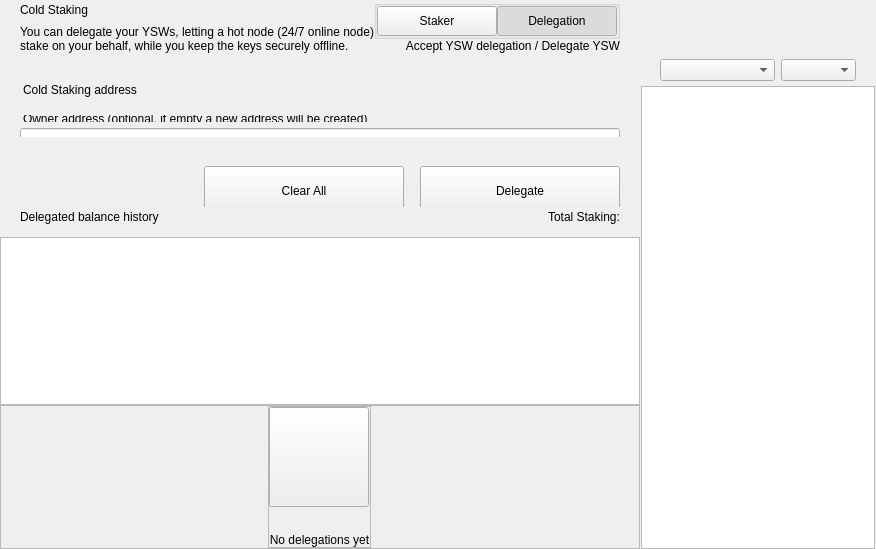
<?xml version="1.0" encoding="UTF-8"?>
<ui version="4.0">
 <class>ColdStakingWidget</class>
 <widget class="QWidget" name="ColdStakingWidget">
  <property name="geometry">
   <rect>
    <x>0</x>
    <y>0</y>
    <width>629</width>
    <height>549</height>
   </rect>
  </property>
  <property name="windowTitle">
   <string>Form</string>
  </property>
  <layout class="QHBoxLayout" name="horizontalLayout_1" stretch="2,1">
   <property name="spacing">
    <number>0</number>
   </property>
   <property name="leftMargin">
    <number>0</number>
   </property>
   <property name="topMargin">
    <number>0</number>
   </property>
   <property name="rightMargin">
    <number>0</number>
   </property>
   <property name="bottomMargin">
    <number>0</number>
   </property>
   <item>
    <widget class="QWidget" name="left" native="true">
     <layout class="QVBoxLayout" name="verticalLayout_3">
      <property name="leftMargin">
       <number>0</number>
      </property>
      <property name="topMargin">
       <number>0</number>
      </property>
      <property name="rightMargin">
       <number>0</number>
      </property>
      <property name="bottomMargin">
       <number>0</number>
      </property>
      <item>
       <layout class="QVBoxLayout" name="verticalLayout_2">
        <property name="spacing">
         <number>0</number>
        </property>
        <item>
         <layout class="QVBoxLayout" name="verticalLayoutTop">
          <property name="spacing">
           <number>0</number>
          </property>
          <property name="leftMargin">
           <number>0</number>
          </property>
          <property name="rightMargin">
           <number>0</number>
          </property>
          <item>
           <widget class="QWidget" name="containerTitle" native="true">
            <property name="sizePolicy">
             <sizepolicy hsizetype="Preferred" vsizetype="Minimum">
              <horstretch>0</horstretch>
              <verstretch>0</verstretch>
             </sizepolicy>
            </property>
            <property name="maximumSize">
             <size>
              <width>16777215</width>
              <height>100</height>
             </size>
            </property>
            <layout class="QHBoxLayout" name="containerTitleLayout">
             <property name="spacing">
              <number>0</number>
             </property>
             <property name="leftMargin">
              <number>20</number>
             </property>
             <property name="topMargin">
              <number>0</number>
             </property>
             <property name="rightMargin">
              <number>20</number>
             </property>
             <property name="bottomMargin">
              <number>0</number>
             </property>
             <item>
              <layout class="QVBoxLayout" name="verticalLayout11">
               <property name="spacing">
                <number>5</number>
               </property>
               <item>
                <widget class="QLabel" name="labelTitle">
                 <property name="text">
                  <string>Cold Staking</string>
                 </property>
                </widget>
               </item>
               <item>
                <widget class="QLabel" name="labelSubtitle1">
                 <property name="maximumSize">
                  <size>
                   <width>16777215</width>
                   <height>16777215</height>
                  </size>
                 </property>
                 <property name="text">
                  <string>You can delegate your YSWs, letting a hot node (24/7 online node)
stake on your behalf, while you keep the keys securely offline.</string>
                 </property>
                </widget>
               </item>
              </layout>
             </item>
             <item>
              <spacer name="horizontalSpacer">
               <property name="orientation">
                <enum>Qt::Horizontal</enum>
               </property>
               <property name="sizeHint" stdset="0">
                <size>
                 <width>40</width>
                 <height>20</height>
                </size>
               </property>
              </spacer>
             </item>
             <item>
              <widget class="QWidget" name="containerViewPrivacyChecks" native="true">
               <layout class="QVBoxLayout" name="containerPrivacyChecks">
                <property name="spacing">
                 <number>0</number>
                </property>
                <property name="leftMargin">
                 <number>0</number>
                </property>
                <property name="topMargin">
                 <number>0</number>
                </property>
                <property name="rightMargin">
                 <number>0</number>
                </property>
                <property name="bottomMargin">
                 <number>0</number>
                </property>
                <item alignment="Qt::AlignHCenter|Qt::AlignVCenter">
                 <widget class="QGroupBox" name="groupBox">
                  <property name="title">
                   <string/>
                  </property>
                  <layout class="QHBoxLayout" name="horizontalLayout_2_1">
                   <property name="spacing">
                    <number>0</number>
                   </property>
                   <property name="leftMargin">
                    <number>0</number>
                   </property>
                   <property name="topMargin">
                    <number>0</number>
                   </property>
                   <property name="rightMargin">
                    <number>0</number>
                   </property>
                   <property name="bottomMargin">
                    <number>0</number>
                   </property>
                   <item>
                    <widget class="QPushButton" name="pushLeft">
                     <property name="minimumSize">
                      <size>
                       <width>120</width>
                       <height>30</height>
                      </size>
                     </property>
                     <property name="maximumSize">
                      <size>
                       <width>120</width>
                       <height>30</height>
                      </size>
                     </property>
                     <property name="focusPolicy">
                      <enum>Qt::NoFocus</enum>
                     </property>
                     <property name="text">
                      <string>Staker</string>
                     </property>
                     <property name="checkable">
                      <bool>true</bool>
                     </property>
                     <property name="autoExclusive">
                      <bool>true</bool>
                     </property>
                    </widget>
                   </item>
                   <item>
                    <widget class="QPushButton" name="pushRight">
                     <property name="minimumSize">
                      <size>
                       <width>120</width>
                       <height>30</height>
                      </size>
                     </property>
                     <property name="maximumSize">
                      <size>
                       <width>120</width>
                       <height>30</height>
                      </size>
                     </property>
                     <property name="focusPolicy">
                      <enum>Qt::NoFocus</enum>
                     </property>
                     <property name="text">
                      <string>Delegation</string>
                     </property>
                     <property name="checkable">
                      <bool>true</bool>
                     </property>
                     <property name="checked">
                      <bool>true</bool>
                     </property>
                     <property name="autoExclusive">
                      <bool>true</bool>
                     </property>
                    </widget>
                   </item>
                  </layout>
                 </widget>
                </item>
                <item alignment="Qt::AlignTop">
                 <widget class="QLabel" name="labelSubtitle2">
                  <property name="text">
                   <string>Accept YSW delegation / Delegate YSW</string>
                  </property>
                  <property name="alignment">
                   <set>Qt::AlignRight|Qt::AlignTrailing|Qt::AlignVCenter</set>
                  </property>
                 </widget>
                </item>
               </layout>
              </widget>
             </item>
            </layout>
           </widget>
          </item>
          <item>
           <spacer name="verticalSpacer_2">
            <property name="orientation">
             <enum>Qt::Vertical</enum>
            </property>
            <property name="sizeType">
             <enum>QSizePolicy::Fixed</enum>
            </property>
            <property name="sizeHint" stdset="0">
             <size>
              <width>20</width>
              <height>30</height>
             </size>
            </property>
           </spacer>
          </item>
          <item>
           <widget class="QWidget" name="containerSend" native="true">
            <property name="minimumSize">
             <size>
              <width>0</width>
              <height>50</height>
             </size>
            </property>
            <layout class="QVBoxLayout" name="containerSendRow">
             <property name="spacing">
              <number>6</number>
             </property>
             <property name="leftMargin">
              <number>0</number>
             </property>
             <property name="topMargin">
              <number>0</number>
             </property>
             <property name="rightMargin">
              <number>0</number>
             </property>
             <property name="bottomMargin">
              <number>0</number>
             </property>
             <item>
              <widget class="QLabel" name="labelEditTitle">
               <property name="maximumSize">
                <size>
                 <width>16777215</width>
                 <height>30</height>
                </size>
               </property>
               <property name="styleSheet">
                <string notr="true">padding-left:20px; padding-bottom:3px;</string>
               </property>
               <property name="text">
                <string>Cold Staking address</string>
               </property>
              </widget>
             </item>
             <item>
              <spacer name="verticalSpacer_6">
               <property name="orientation">
                <enum>Qt::Vertical</enum>
               </property>
               <property name="sizeType">
                <enum>QSizePolicy::Fixed</enum>
               </property>
               <property name="sizeHint" stdset="0">
                <size>
                 <width>20</width>
                 <height>9</height>
                </size>
               </property>
              </spacer>
             </item>
             <item>
              <widget class="QWidget" name="containerOwner" native="true">
               <layout class="QVBoxLayout" name="vContainerOwner">
                <property name="spacing">
                 <number>4</number>
                </property>
                <property name="leftMargin">
                 <number>20</number>
                </property>
                <property name="topMargin">
                 <number>0</number>
                </property>
                <property name="rightMargin">
                 <number>20</number>
                </property>
                <property name="bottomMargin">
                 <number>0</number>
                </property>
                <item>
                 <widget class="QLabel" name="labelSubtitleDescription">
                  <property name="maximumSize">
                   <size>
                    <width>16777215</width>
                    <height>20</height>
                   </size>
                  </property>
                  <property name="styleSheet">
                   <string notr="true">margin-bottom:2px;
                   margin-left:0.05px;
                   padding:0px;</string>
                  </property>
                  <property name="text">
                   <string>Owner address (optional, if empty a new address will be created)</string>
                  </property>
                 </widget>
                </item>
                <item>
                 <widget class="QLineEdit" name="lineEditOwnerAddress">
                  <property name="minimumSize">
                   <size>
                    <width>0</width>
                    <height>50</height>
                   </size>
                  </property>
                  <property name="maximumSize">
                   <size>
                    <width>16777215</width>
                    <height>50</height>
                   </size>
                  </property>
                  <property name="styleSheet">
                   <string notr="true"/>
                  </property>
                  <property name="placeholderText">
                   <string>Enter owner address</string>
                  </property>
                 </widget>
                </item>
               </layout>
              </widget>
             </item>
            </layout>
           </widget>
          </item>
         </layout>
        </item>
        <item>
         <spacer name="verticalSpacer_3">
          <property name="orientation">
           <enum>Qt::Vertical</enum>
          </property>
          <property name="sizeType">
           <enum>QSizePolicy::Minimum</enum>
          </property>
          <property name="sizeHint" stdset="0">
           <size>
            <width>20</width>
            <height>20</height>
           </size>
          </property>
         </spacer>
        </item>
        <item>
         <widget class="QWidget" name="containerBtn" native="true">
          <property name="minimumSize">
           <size>
            <width>0</width>
            <height>50</height>
           </size>
          </property>
          <layout class="QHBoxLayout" name="horizontalLayout">
           <property name="rightMargin">
            <number>20</number>
           </property>
           <item>
            <spacer name="horizontalSpacer_2">
             <property name="orientation">
              <enum>Qt::Horizontal</enum>
             </property>
             <property name="sizeHint" stdset="0">
              <size>
               <width>200</width>
               <height>20</height>
              </size>
             </property>
            </spacer>
           </item>
           <item>
            <layout class="QHBoxLayout" name="horizontalLayout_7">
             <item>
              <spacer name="horizontalSpacer_3">
               <property name="orientation">
                <enum>Qt::Horizontal</enum>
               </property>
               <property name="sizeType">
                <enum>QSizePolicy::Expanding</enum>
               </property>
               <property name="sizeHint" stdset="0">
                <size>
                 <width>40</width>
                 <height>20</height>
                </size>
               </property>
              </spacer>
             </item>
             <item>
              <widget class="QPushButton" name="pushButtonClear">
               <property name="minimumSize">
                <size>
                 <width>200</width>
                 <height>50</height>
                </size>
               </property>
               <property name="focusPolicy">
                <enum>Qt::NoFocus</enum>
               </property>
               <property name="text">
                <string>Clear All</string>
               </property>
              </widget>
             </item>
             <item>
              <spacer name="horizontalSpacer_4">
               <property name="orientation">
                <enum>Qt::Horizontal</enum>
               </property>
               <property name="sizeType">
                <enum>QSizePolicy::Fixed</enum>
               </property>
               <property name="sizeHint" stdset="0">
                <size>
                 <width>10</width>
                 <height>20</height>
                </size>
               </property>
              </spacer>
             </item>
             <item>
              <widget class="QPushButton" name="pushButtonSend">
               <property name="minimumSize">
                <size>
                 <width>200</width>
                 <height>50</height>
                </size>
               </property>
               <property name="maximumSize">
                <size>
                 <width>200</width>
                 <height>50</height>
                </size>
               </property>
               <property name="focusPolicy">
                <enum>Qt::NoFocus</enum>
               </property>
               <property name="text">
                <string>Delegate</string>
               </property>
              </widget>
             </item>
            </layout>
           </item>
          </layout>
         </widget>
        </item>
        <item>
         <widget class="QWidget" name="containerHistoryLabel" native="true">
          <layout class="QHBoxLayout" name="horizontalLayout_4">
           <property name="spacing">
            <number>0</number>
           </property>
           <property name="leftMargin">
            <number>20</number>
           </property>
           <property name="topMargin">
            <number>0</number>
           </property>
           <property name="rightMargin">
            <number>20</number>
           </property>
           <property name="bottomMargin">
            <number>0</number>
           </property>
           <item>
            <widget class="QWidget" name="verticalWidget" native="true">
             <property name="minimumSize">
              <size>
               <width>100</width>
               <height>0</height>
              </size>
             </property>
             <layout class="QVBoxLayout" name="verticalLayout_58">
              <property name="leftMargin">
               <number>0</number>
              </property>
              <property name="topMargin">
               <number>0</number>
              </property>
              <property name="rightMargin">
               <number>0</number>
              </property>
              <property name="bottomMargin">
               <number>0</number>
              </property>
              <item>
               <widget class="QLabel" name="labelListHistory">
                <property name="text">
                 <string>Delegated balance history</string>
                </property>
               </widget>
              </item>
             </layout>
            </widget>
           </item>
           <item>
            <spacer name="horizontalSpacer_5">
             <property name="orientation">
              <enum>Qt::Horizontal</enum>
             </property>
             <property name="sizeHint" stdset="0">
              <size>
               <width>40</width>
               <height>20</height>
              </size>
             </property>
            </spacer>
           </item>
           <item>
            <widget class="QLabel" name="labelStakingTotal">
             <property name="text">
              <string>Total Staking:</string>
             </property>
            </widget>
           </item>
          </layout>
         </widget>
        </item>
        <item>
         <layout class="QVBoxLayout" name="verticalLayout_64">
          <property name="spacing">
           <number>0</number>
          </property>
          <item>
           <spacer name="verticalSpacer_44">
            <property name="orientation">
             <enum>Qt::Vertical</enum>
            </property>
            <property name="sizeType">
             <enum>QSizePolicy::Fixed</enum>
            </property>
            <property name="sizeHint" stdset="0">
             <size>
              <width>20</width>
              <height>10</height>
             </size>
            </property>
           </spacer>
          </item>
          <item>
           <widget class="QListView" name="listView">
            <property name="enabled">
             <bool>true</bool>
            </property>
            <property name="mouseTracking">
             <bool>true</bool>
            </property>
           </widget>
          </item>
          <item>
           <widget class="QFrame" name="emptyContainer">
            <property name="minimumSize">
             <size>
              <width>0</width>
              <height>100</height>
             </size>
            </property>
            <property name="frameShape">
             <enum>QFrame::StyledPanel</enum>
            </property>
            <property name="frameShadow">
             <enum>QFrame::Raised</enum>
            </property>
            <layout class="QVBoxLayout" name="verticalLayout_71" stretch="1,8">
             <property name="spacing">
              <number>0</number>
             </property>
             <property name="leftMargin">
              <number>0</number>
             </property>
             <property name="topMargin">
              <number>0</number>
             </property>
             <property name="rightMargin">
              <number>0</number>
             </property>
             <property name="bottomMargin">
              <number>0</number>
             </property>
             <item>
              <spacer name="verticalSpacer">
               <property name="orientation">
                <enum>Qt::Vertical</enum>
               </property>
               <property name="sizeHint" stdset="0">
                <size>
                 <width>20</width>
                 <height>20</height>
                </size>
               </property>
              </spacer>
             </item>
             <item alignment="Qt::AlignHCenter|Qt::AlignVCenter">
              <widget class="QFrame" name="emptyScreen">
               <property name="sizePolicy">
                <sizepolicy hsizetype="Expanding" vsizetype="Expanding">
                 <horstretch>0</horstretch>
                 <verstretch>0</verstretch>
                </sizepolicy>
               </property>
               <property name="frameShape">
                <enum>QFrame::StyledPanel</enum>
               </property>
               <property name="frameShadow">
                <enum>QFrame::Raised</enum>
               </property>
               <layout class="QVBoxLayout" name="verticalLayout">
                <property name="spacing">
                 <number>30</number>
                </property>
                <property name="leftMargin">
                 <number>0</number>
                </property>
                <property name="topMargin">
                 <number>0</number>
                </property>
                <property name="rightMargin">
                 <number>0</number>
                </property>
                <property name="bottomMargin">
                 <number>0</number>
                </property>
                <item alignment="Qt::AlignHCenter|Qt::AlignVCenter">
                 <widget class="QPushButton" name="pushImgEmpty">
                  <property name="minimumSize">
                   <size>
                    <width>100</width>
                    <height>100</height>
                   </size>
                  </property>
                  <property name="maximumSize">
                   <size>
                    <width>100</width>
                    <height>100</height>
                   </size>
                  </property>
                  <property name="focusPolicy">
                   <enum>Qt::NoFocus</enum>
                  </property>
                  <property name="text">
                   <string/>
                  </property>
                  <property name="iconSize">
                   <size>
                    <width>100</width>
                    <height>100</height>
                   </size>
                  </property>
                 </widget>
                </item>
                <item alignment="Qt::AlignHCenter|Qt::AlignVCenter">
                 <widget class="QLabel" name="labelEmpty">
                  <property name="styleSheet">
                   <string notr="true"/>
                  </property>
                  <property name="text">
                   <string>No delegations yet</string>
                  </property>
                  <property name="alignment">
                   <set>Qt::AlignCenter</set>
                  </property>
                 </widget>
                </item>
               </layout>
              </widget>
             </item>
            </layout>
           </widget>
          </item>
         </layout>
        </item>
       </layout>
      </item>
     </layout>
    </widget>
   </item>
   <item>
    <widget class="QWidget" name="right" native="true">
     <layout class="QVBoxLayout" name="rightContainer">
      <property name="spacing">
       <number>0</number>
      </property>
      <property name="leftMargin">
       <number>1</number>
      </property>
      <property name="topMargin">
       <number>0</number>
      </property>
      <property name="rightMargin">
       <number>1</number>
      </property>
      <property name="bottomMargin">
       <number>0</number>
      </property>
      <item>
       <widget class="QWidget" name="containerRightButtons" native="true">
        <property name="minimumSize">
         <size>
          <width>0</width>
          <height>50</height>
         </size>
        </property>
        <layout class="QVBoxLayout" name="verticalLayout_4">
         <property name="leftMargin">
          <number>19</number>
         </property>
         <property name="topMargin">
          <number>0</number>
         </property>
         <property name="rightMargin">
          <number>19</number>
         </property>
         <property name="bottomMargin">
          <number>0</number>
         </property>
         <item>
          <widget class="OptionButton" name="btnCoinControl" native="true">
           <property name="minimumSize">
            <size>
             <width>0</width>
             <height>0</height>
            </size>
           </property>
          </widget>
         </item>
         <item>
          <widget class="OptionButton" name="btnColdStaking" native="true"/>
         </item>
         <item>
          <widget class="OptionButton" name="btnMyStakingAddresses" native="true">
           <property name="sizePolicy">
            <sizepolicy hsizetype="Preferred" vsizetype="Minimum">
             <horstretch>0</horstretch>
             <verstretch>0</verstretch>
            </sizepolicy>
           </property>
          </widget>
         </item>
        </layout>
       </widget>
      </item>
      <item>
       <widget class="QWidget" name="sortWidget" native="true">
        <layout class="QHBoxLayout" name="horizontalLayout_6">
         <property name="leftMargin">
          <number>19</number>
         </property>
         <property name="rightMargin">
          <number>19</number>
         </property>
         <property name="bottomMargin">
          <number>5</number>
         </property>
         <item>
          <spacer name="horizontalSpacer_6">
           <property name="orientation">
            <enum>Qt::Horizontal</enum>
           </property>
           <property name="sizeHint" stdset="0">
            <size>
             <width>40</width>
             <height>20</height>
            </size>
           </property>
          </spacer>
         </item>
         <item>
          <widget class="QComboBox" name="comboBoxSort">
           <property name="sizePolicy">
            <sizepolicy hsizetype="Preferred" vsizetype="Fixed">
             <horstretch>0</horstretch>
             <verstretch>0</verstretch>
            </sizepolicy>
           </property>
           <property name="minimumSize">
            <size>
             <width>115</width>
             <height>0</height>
            </size>
           </property>
          </widget>
         </item>
         <item>
          <widget class="QComboBox" name="comboBoxSortOrder">
           <property name="sizePolicy">
            <sizepolicy hsizetype="Preferred" vsizetype="Fixed">
             <horstretch>0</horstretch>
             <verstretch>0</verstretch>
            </sizepolicy>
           </property>
           <property name="minimumSize">
            <size>
             <width>75</width>
             <height>0</height>
            </size>
           </property>
          </widget>
         </item>
        </layout>
       </widget>
      </item>
      <item>
       <widget class="QListView" name="listViewStakingAddress">
        <property name="enabled">
         <bool>true</bool>
        </property>
        <property name="mouseTracking">
         <bool>true</bool>
        </property>
       </widget>
      </item>
     </layout>
    </widget>
   </item>
  </layout>
 </widget>
 <customwidgets>
  <customwidget>
   <class>OptionButton</class>
   <extends>QWidget</extends>
   <header>qt/yieldstakingwallet/optionbutton.h</header>
   <container>1</container>
  </customwidget>
 </customwidgets>
 <resources/>
 <connections/>
</ui>
